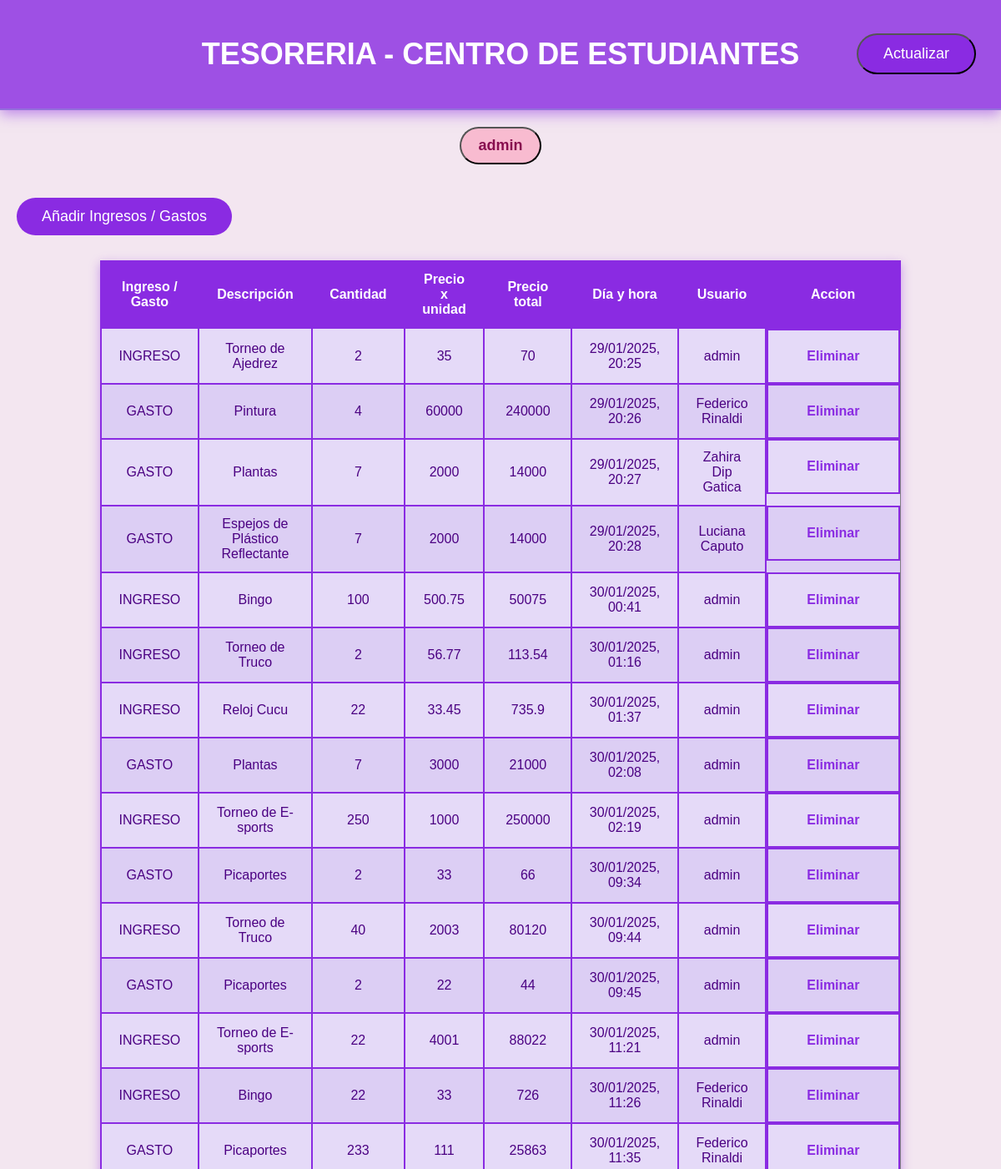
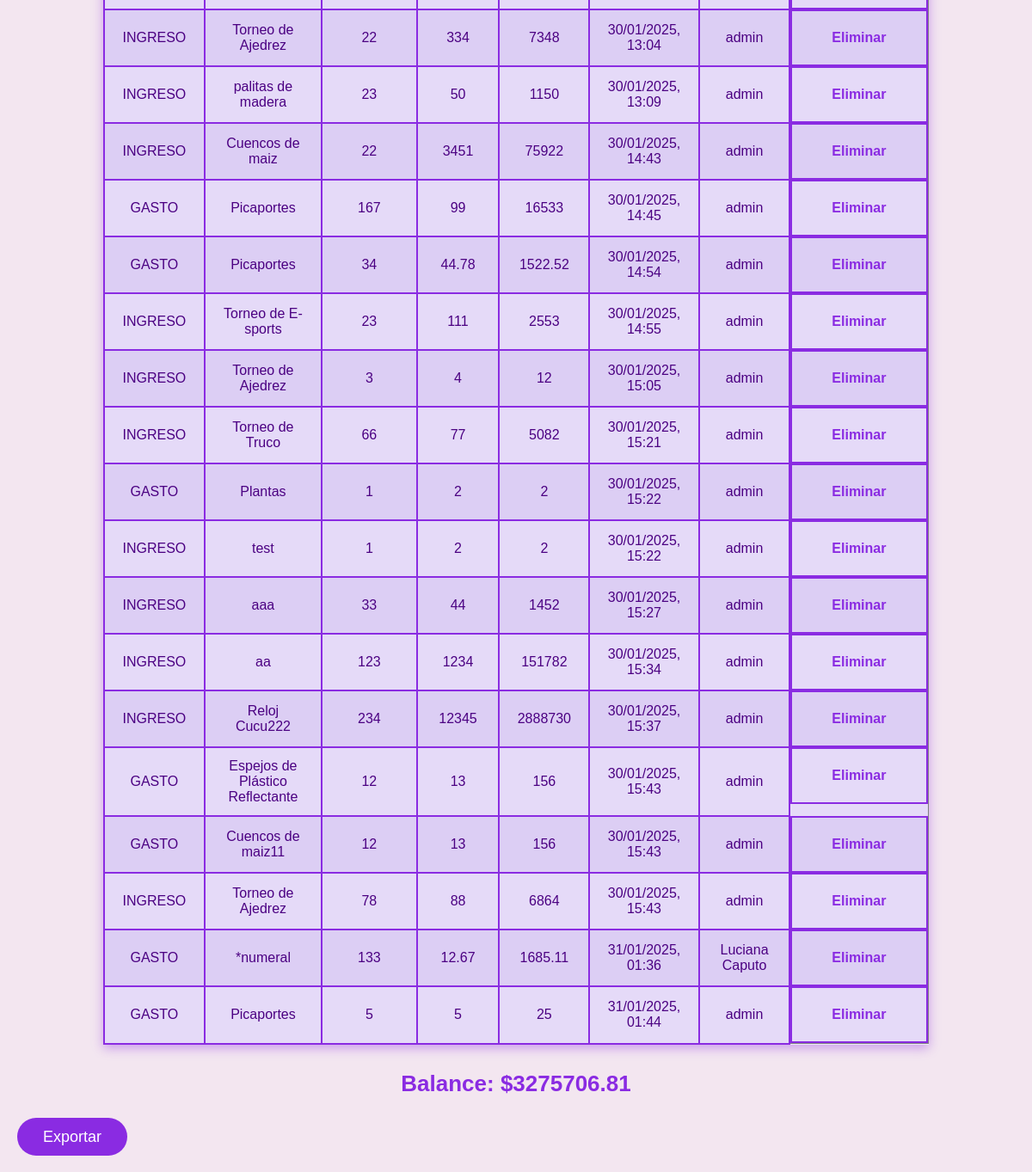
Screenshot of / (signed in) with the database file from the repository (2 pictures, top to bottom).
### tables this page shows
CREATE TABLE users (
                id INTEGER PRIMARY KEY AUTOINCREMENT,
                username TEXT NOT NULL,
                password TEXT NOT NULL
            );

CREATE TABLE ingresosygastos (
        id INTEGER PRIMARY KEY AUTOINCREMENT,
        ingreso_gasto TEXT NOT NULL,
        descripcion TEXT NOT NULL,
        cantidad_unidades INT NOT NULL,
        precio NUMERIC(12,2) NOT NULL,
        total NUMERIC(12,2) NOT NULL,
        dia DATE NOT NULL,
        usuario TEXT NOT NULL);

### app.py (the view)
@app.route('/')
def index():
    if not is_logged_in():
        return redirect(url_for('login'))
    conn = get_db()
    cursor = conn.cursor()
    cursor.execute('''SELECT username FROM users WHERE id = ?''', (session['user_id'],))
    user = cursor.fetchone()
    cursor.execute('''
        SELECT * FROM ingresosygastos
    ''')
    data = cursor.fetchall()
    conn.close()
    return render_template('index.html', ingasto=data, username=user['username'])

### app.py (called while the page is built)
def get_db():
    conn = sqlite3.connect('app.db')
    conn.row_factory = sqlite3.Row  # Esto nos permite acceder a las filas por nombre de columna
    return conn

def is_logged_in():
    return 'user_id' in session

### templates/index.html (shortened to what this page needs)
<!DOCTYPE html>
<html>
<head>
    <link rel="stylesheet" type="text/css" href="{{ url_for('static', filename='style.css') }}">
</head>
<body>
    <header>
        <h1>Tesoreria - Centro de Estudiantes</h1>
    </header>
    <div class="menu-container">
        <button id="user-name-btn">{{ username }}</button>
    </div>
    <a href="javascript:void(0);" id="show-form-btn" class="btn-adda">Añadir Ingresos / Gastos</a>
    <table border="1">
        <thead>
            <tr>
                <th>Ingreso / Gasto</th>
                <th>Descripción</th>
                <th>Cantidad</th>
                <th>Precio x unidad</th>
                <th>Precio total</th>
                <th>Día y hora</th>
                <th>Usuario</th>
                <th>Accion</th>
            </tr>
        </thead>
        <tbody>
            {% for inga in ingasto %}
            <tr>
                <td>{{ inga['ingreso_gasto'] }}</td>
                <td>{{ inga['descripcion'] }}</td>
                <td>{{ inga['cantidad_unidades'] }}</td>
                <td>{{ inga['precio'] }}</td>
                <td>{{ inga['total'] }}</td>
                <td>{{ inga['dia'] }}</td>
                <td>{{ inga['usuario'] }}</td>
                <td>
                    <a href="{{ url_for('delete_inga', inga_id=inga['id']) }}">Eliminar</a>
                </td>
            </tr>
            {% endfor %}
        </tbody>
    </table>
    <p id="balance">Balance: $0.00</p>
    <div style="position: absolute; right: 30px; top: 40px;">
        <button id="refresh-btn" class="btn-action">Actualizar</button>
    </div>
    <div class="button-container">
        <a href="{{ url_for('export') }}" class="btn-action">Exportar</a>
    </div>
</body>
</html>

### static/style.css (style rules this page uses)
body { font-family: 'Arial', sans-serif; margin: 0; padding: 0; background: url('https://www.transparenttextures.com/patterns/diagonal-stripes.png'); background-color: #f3e6f0; background-size: cover; color: #4b0082; transition: all 0.3s ease; }
header { background-color: rgba(138, 43, 226, 0.8); color: #fff; padding: 20px; text-align: center; box-shadow: 0 5px 15px rgba(138, 43, 226, 0.5); border-bottom: 2px solid #9370db; }
header h1 { font-size: 36px; font-weight: bold; text-transform: uppercase; }
#balance { text-align: center; margin-top: 40px; font-weight: bold; font-size: 26px; color: #8a2be2; }
.menu-container { padding: 20px; text-align: center; }
#user-name-btn { font-size: 18px; font-weight: bold; color: #880e4f; background-color: #f8bbd0; padding: 10px 20px; border-radius: 30px; cursor: pointer; transition: background-color 0.3s ease; }
body, #menu, form, #historial { transition: all 0.5s ease; }
#balance { text-align: center; margin-top: 20px; font-weight: bold; font-size: 26px; color: #8a2be2; }
.btn-adda { display: inline-block; background-color: #8a2be2; color: white; padding: 12px 30px; border-radius: 25px; font-size: 18px; text-align: center; text-decoration: none; transition: background-color 0.3s ease; margin-left: 20px; margin-top: 20px; }
.button-container { display: inline-block; margin-left: 20px; margin-right: 20px; margin-top: 10px; margin-bottom: 30px; }
.btn-action { background-color: #8a2be2; color: white; padding: 12px 30px; border-radius: 25px; font-size: 18px; text-align: center; text-decoration: none; transition: background-color 0.3s ease; }
table { margin: 30px auto; border-collapse: collapse; width: 80%; background-color: rgba(238, 230, 253, 0.8); box-shadow: 0 4px 12px rgba(138, 43, 226, 0.4); }
th, td { padding: 12px 20px; text-align: center; border: 2px solid #8a2be2; font-size: 16px; color: #4b0082; }
th { background-color: #8a2be2; color: white; font-weight: bold; }
tr:nth-child(even) { background-color: rgba(147, 112, 219, 0.2); }
tr:nth-child(odd) { background-color: rgba(147, 112, 219, 0.1); }
td:last-child { display: flex; justify-content:space-evenly; align-items: center; height: 100%; padding: auto; border: 2px solid #8a2be2; box-sizing: border-box; }
td:last-child a { margin: 0 10px; text-decoration: none; color: #8a2be2; font-weight: bold; transition: color 0.3s ease; padding: 10px 16px; border-radius: 5px; width: auto; text-align: center; }

### rows the page displays
users: username "admin"
ingresosygastos: ingreso_gasto "INGRESO", descripcion "Torneo de Ajedrez", cantidad_unidades "2", precio "35", total "70", dia "29/01/2025, 20:25", usuario "admin"
ingresosygastos: ingreso_gasto "GASTO", descripcion "Pintura", cantidad_unidades "4", precio "60000", total "240000", dia "29/01/2025, 20:26", usuario "Federico Rinaldi"
ingresosygastos: ingreso_gasto "GASTO", descripcion "Plantas", cantidad_unidades "7", precio "2000", total "14000", dia "29/01/2025, 20:27", usuario "Zahira Dip Gatica"
ingresosygastos: ingreso_gasto "GASTO", descripcion "Espejos de Plástico Reflectante", cantidad_unidades "7", precio "2000", total "14000", dia "29/01/2025, 20:28", usuario "Luciana Caputo"
ingresosygastos: ingreso_gasto "INGRESO", descripcion "Bingo", cantidad_unidades "100", precio "500.75", total "50075", dia "30/01/2025, 00:41", usuario "admin"
ingresosygastos: ingreso_gasto "INGRESO", descripcion "Torneo de Truco", cantidad_unidades "2", precio "56.77", total "113.54", dia "30/01/2025, 01:16", usuario "admin"
ingresosygastos: ingreso_gasto "INGRESO", descripcion "Reloj Cucu", cantidad_unidades "22", precio "33.45", total "735.9", dia "30/01/2025, 01:37", usuario "admin"
ingresosygastos: ingreso_gasto "GASTO", descripcion "Plantas", cantidad_unidades "7", precio "3000", total "21000", dia "30/01/2025, 02:08", usuario "admin"
ingresosygastos: ingreso_gasto "INGRESO", descripcion "Torneo de E-sports", cantidad_unidades "250", precio "1000", total "250000", dia "30/01/2025, 02:19", usuario "admin"
ingresosygastos: ingreso_gasto "GASTO", descripcion "Picaportes", cantidad_unidades "2", precio "33", total "66", dia "30/01/2025, 09:34", usuario "admin"
ingresosygastos: ingreso_gasto "INGRESO", descripcion "Torneo de Truco", cantidad_unidades "40", precio "2003", total "80120", dia "30/01/2025, 09:44", usuario "admin"
ingresosygastos: ingreso_gasto "GASTO", descripcion "Picaportes", cantidad_unidades "2", precio "22", total "44", dia "30/01/2025, 09:45", usuario "admin"
ingresosygastos: ingreso_gasto "INGRESO", descripcion "Torneo de E-sports", cantidad_unidades "22", precio "4001", total "88022", dia "30/01/2025, 11:21", usuario "admin"
ingresosygastos: ingreso_gasto "INGRESO", descripcion "Bingo", cantidad_unidades "22", precio "33", total "726", dia "30/01/2025, 11:26", usuario "Federico Rinaldi"
ingresosygastos: ingreso_gasto "GASTO", descripcion "Picaportes", cantidad_unidades "233", precio "111", total "25863", dia "30/01/2025, 11:35", usuario "Federico Rinaldi"
ingresosygastos: ingreso_gasto "INGRESO", descripcion "Torneo de Ajedrez", cantidad_unidades "22", precio "334", total "7348", dia "30/01/2025, 13:04", usuario "admin"
ingresosygastos: ingreso_gasto "INGRESO", descripcion "palitas de madera", cantidad_unidades "23", precio "50", total "1150", dia "30/01/2025, 13:09", usuario "admin"
ingresosygastos: ingreso_gasto "INGRESO", descripcion "Cuencos de maiz", cantidad_unidades "22", precio "3451", total "75922", dia "30/01/2025, 14:43", usuario "admin"
ingresosygastos: ingreso_gasto "GASTO", descripcion "Picaportes", cantidad_unidades "167", precio "99", total "16533", dia "30/01/2025, 14:45", usuario "admin"
ingresosygastos: ingreso_gasto "GASTO", descripcion "Picaportes", cantidad_unidades "34", precio "44.78", total "1522.52", dia "30/01/2025, 14:54", usuario "admin"
ingresosygastos: ingreso_gasto "INGRESO", descripcion "Torneo de E-sports", cantidad_unidades "23", precio "111", total "2553", dia "30/01/2025, 14:55", usuario "admin"
ingresosygastos: ingreso_gasto "INGRESO", descripcion "Torneo de Ajedrez", cantidad_unidades "3", precio "4", total "12", dia "30/01/2025, 15:05", usuario "admin"
ingresosygastos: ingreso_gasto "INGRESO", descripcion "Torneo de Truco", cantidad_unidades "66", precio "77", total "5082", dia "30/01/2025, 15:21", usuario "admin"
ingresosygastos: ingreso_gasto "GASTO", descripcion "Plantas", cantidad_unidades "1", precio "2", total "2", dia "30/01/2025, 15:22", usuario "admin"
ingresosygastos: ingreso_gasto "INGRESO", descripcion "test", cantidad_unidades "1", precio "2", total "2", dia "30/01/2025, 15:22", usuario "admin"
ingresosygastos: ingreso_gasto "INGRESO", descripcion "aaa", cantidad_unidades "33", precio "44", total "1452", dia "30/01/2025, 15:27", usuario "admin"
ingresosygastos: ingreso_gasto "INGRESO", descripcion "aa", cantidad_unidades "123", precio "1234", total "151782", dia "30/01/2025, 15:34", usuario "admin"
ingresosygastos: ingreso_gasto "INGRESO", descripcion "Reloj Cucu222", cantidad_unidades "234", precio "12345", total "2888730", dia "30/01/2025, 15:37", usuario "admin"
ingresosygastos: ingreso_gasto "GASTO", descripcion "Espejos de Plástico Reflectante", cantidad_unidades "12", precio "13", total "156", dia "30/01/2025, 15:43", usuario "admin"
ingresosygastos: ingreso_gasto "GASTO", descripcion "Cuencos de maiz11", cantidad_unidades "12", precio "13", total "156", dia "30/01/2025, 15:43", usuario "admin"
ingresosygastos: ingreso_gasto "INGRESO", descripcion "Torneo de Ajedrez", cantidad_unidades "78", precio "88", total "6864", dia "30/01/2025, 15:43", usuario "admin"
ingresosygastos: ingreso_gasto "GASTO", descripcion "*numeral", cantidad_unidades "133", precio "12.67", total "1685.11", dia "31/01/2025, 01:36", usuario "Luciana Caputo"
ingresosygastos: ingreso_gasto "GASTO", descripcion "Picaportes", cantidad_unidades "5", precio "5", total "25", dia "31/01/2025, 01:44", usuario "admin"
